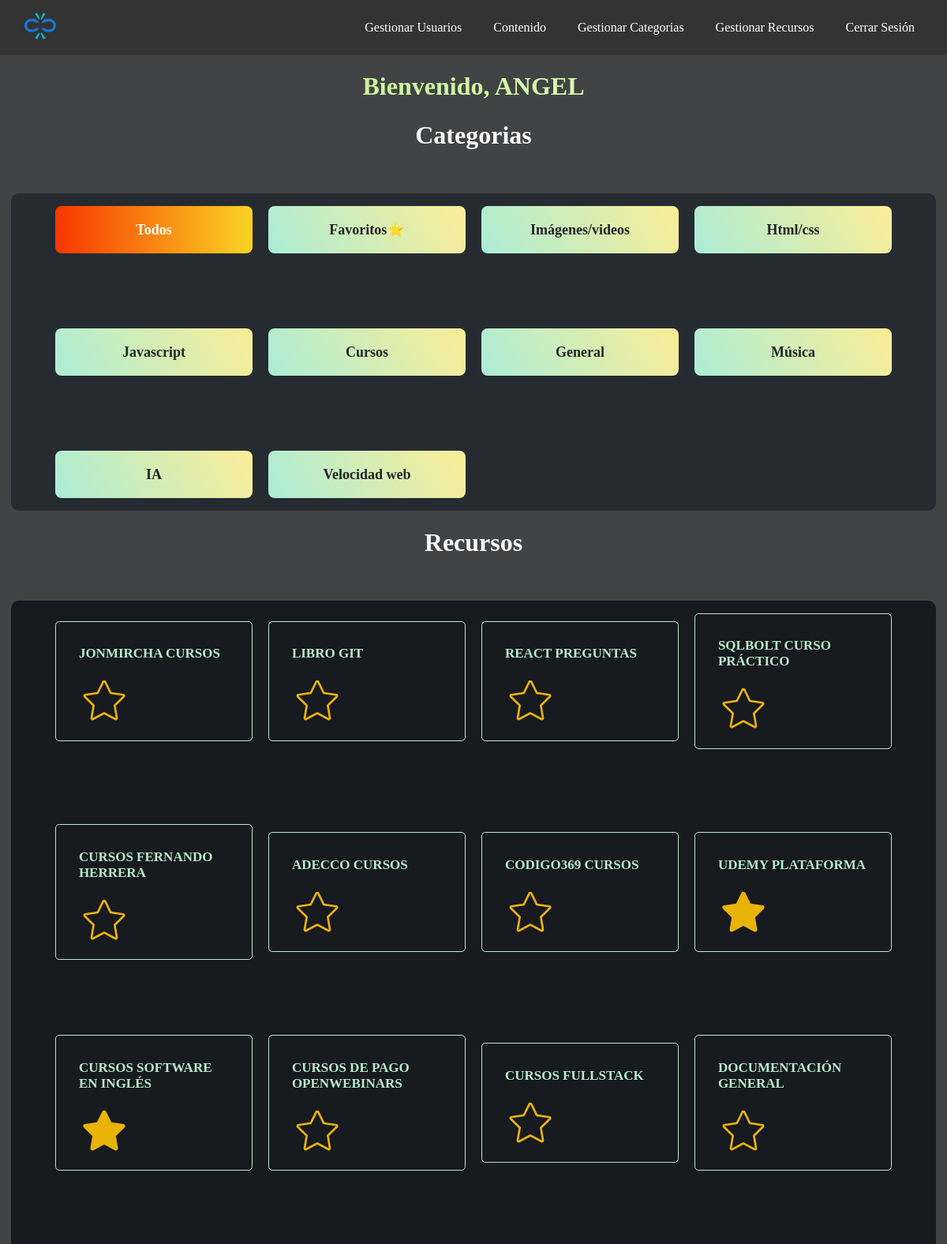
The app's page /inicio/contenido (signed in, upper part) with its own data.
### tables this page shows
CREATE TABLE `filtros` (
  `id` int(11) NOT NULL,
  `user_id` int(11) DEFAULT NULL,
  `categoria` varchar(50) DEFAULT NULL,
  `data_filter` varchar(50) DEFAULT NULL
);

CREATE TABLE `recursos` (
  `id` int(11) NOT NULL,
  `user_id` int(11) DEFAULT NULL,
  `subcategoria` varchar(255) DEFAULT NULL,
  `url` varchar(255) DEFAULT NULL,
  `clase` varchar(50) DEFAULT NULL,
  `favorito` enum('NO','SI') DEFAULT 'NO'
);

### controllers/InicioController.php (called while the page is built, shortened)
<?php
require_once 'models/filtro.php';
require_once 'models/recurso.php';
class InicioController{
    public function contenido(){
        $categoria = new Filtro;
        $categorias = $categoria->getAll();
        $recurso = new Recursos;
        $recursos = $recurso->getAll();
        require_once 'views/home/contenido.php';
    }
}
?>

### config/db.php (called while the page is built)
<?php
class Connect{
    public static function connect(){
        $db = new mysqli("localhost", "root", "", "links");
        $db->query("SET NAMES 'utf8'");
        return $db;
    }
}
?>

### models/filtro.php (called while the page is built, shortened)
<?php
class Filtro{
    private $db;
    public function __construct(){
        $this->db = Connect::connect();
    }
    public function getAll(){
        if(isset($_SESSION['identity'])){
            $user_id = $_SESSION['identity']->id;
            $categorias = $this->db->query("SELECT * FROM filtros WHERE user_id=$user_id;");
            return $categorias;
        }else{
            return null;
        }
    }
}
?>

### models/recurso.php (called while the page is built, shortened)
<?php
class Recursos{
    private $db;
    public function __construct(){
        $this->db = Connect::connect();
    }
    public function getAll(){
        if(isset($_SESSION['identity'])){
            $user_id = $_SESSION['identity']->id;
            $recursos = $this->db->query("SELECT * FROM recursos WHERE user_id=$user_id;");
            return $recursos;
        }else{
            return null;
        }
    }
}
?>

### views/home/contenido.php (the view, shortened to what this page needs)
<?php
require_once 'views/layout/header.php';
?>
<?php if (isset($_SESSION['identity'])): ?>
<h1 class="title" style="margin-top: 25px;">Categorias</h1>
<div id="filter-buttons" class="fila-grid configuracion-filtrador">
        <div class="filter active" data-filter="all">
            <p>Todos</p>
        </div>
        <div class="filter" data-filter="Favoritos⭐">
            <p>Favoritos⭐</p>
        </div>
    <?php while($cat = $categorias->fetch_object()): ?>
        <div class="filter" data-filter="<?=$cat->data_filter;?>">
            <p><?=$cat->categoria;?></p>
        </div>
    <?php endwhile; ?>
</div>
<h1 class="title">Recursos</h1>
<div id="resources" class="fila-grid configuracion">
    <?php while($recu = $recursos->fetch_object()): ?>
        <?php $favorito = ($recu->favorito == "SI") ? "Favoritos⭐" : ""; ?>
        <div class="button <?=$favorito;?>" data-filtered="<?=$recu->clase;?>" data-id="<?=$recu->id;?>">
            <a href="<?=$recu->url;?>" target="_blank">
                <p>
                    <?=$recu->subcategoria;?>
                </p>
                <?php if($recu->favorito == "NO"): ?>
                    <img class="btn-fav" data-id="<?=$recu->id;?>" src="<?=base_url?>assets/img/nofavorito.svg">
                <?php elseif($recu->favorito == "SI"): ?>
                    <img class="btn-fav" data-id="<?=$recu->id;?>" src="<?=base_url?>assets/img/favorito.svg">
                <?php endif; ?>
            </a>
        </div>
    <?php endwhile; ?>
</div>
<?php else: ?>
    <?=header("Location:".base_url."inicio/index");?>
<?php endif; ?>

### index.php (shortened to what this page needs)
<?php
require_once 'config/db.php';
if(isset($_GET['controller'])){
	$nombre_controlador = ucfirst($_GET['controller']) . 'Controller';
}else if(!isset($_GET['controller']) && (!isset($_GET['action']))){
	$nombre_controlador = action_default;
}
else{
	show_error();
	exit();
}
if(class_exists($nombre_controlador)){
	$controlador = new $nombre_controlador();
	if(isset($_GET['action']) && method_exists($controlador, $_GET['action'])){
		$action = $_GET['action'];
		$controlador->$action();
	}else if(!isset($_GET['action'])){
		$action_default = action_default;
		$controlador->$action_default();
	}
	else{
		show_error();
	}
}else{
	require_once 'views/home/inicio.php';
}
?>

### views/layout/header.php (shortened to what this page needs)
<!DOCTYPE html>
<html lang="en">
<head>
    <link rel="stylesheet" href="<?=base_url?>assets/css/styles.css">
</head>
<body>
    <nav class="navbar">
        <div class="logo">
            <img src="<?=base_url?>assets/img/FlatColorIconsBrokenLink.svg" alt="Logo">
        </div>
        <ul id="nav-menu" class="nav-menu">
            <?php if(isset($_SESSION['admin'])):?>
                <li><a href="<?=base_url?>usuario/index">Gestionar Usuarios</a></li>
            <?php endif;?>
            <?php if (!isset($_SESSION['identity'])): ?>
                <li><a href="<?=base_url?>inicio/index">Inicio</a></li>
                <li><a href="<?=base_url?>usuario/registro">Registrarse</a></li>
                <li><a href="<?=base_url?>usuario/login">Login</a></li>
            <?php else: ?>
                <li><a href="<?=base_url?>inicio/contenido">Contenido</a></li>
                <li><a href="<?=base_url?>filtro/index">Gestionar Categorias</a></li>
                <li><a href="<?=base_url?>recurso/index">Gestionar Recursos</a></li>
                <li><a href="<?=base_url?>usuario/logout">Cerrar Sesión</a></li>
            <?php endif; ?>
        </ul>
    </nav>
    <?php if(isset($_SESSION['identity'])):?>
        <h1 class="welcome">Bienvenido, <?= $_SESSION['identity']->username ?></h1>
    <?php endif;?>
</body>
</html>

### assets/css/styles.css (style rules this page uses)
body { margin: 0; padding: 0; box-sizing: border-box; overflow-x: hidden; touch-action: pan-y; background: #414345; color: #faf9f8; height: 100vh; }
a { text-decoration: none; color: inherit; }
.welcome { background: linear-gradient(45deg, #afed79, #f4ffd3); background-clip: text; -webkit-text-fill-color: transparent; font-size: 2em; text-align: center; }
.title { text-align: center; }
.configuracion { background-color: #171a1e; border-radius: 10px; padding: 16px; }
.configuracion-filtrador { background-color: #262b31; border-radius: 10px; padding: 16px; }
.fila-grid { display: grid; grid-template-columns: repeat(auto-fit,250px); gap: 95px 20px; justify-content: center; align-items: center; margin: 55px 14px 15px 14px; }
.button { --color: #B6ECCD; padding: 0.8em 1.7em; background-color: transparent; border-radius: .3em; position: relative; overflow: hidden; cursor: pointer; transition: .5s; font-size: 17px; border: 1px solid; font-family: inherit; text-transform: uppercase; color: var(--color); z-index: 1; font-weight: bold; }
.button::before, .button::after { content: ''; display: block; width: 50px; height: 50px; transform: translate(-50%, -50%); position: absolute; border-radius: 50%; z-index: -1; background-color: var(--color); transition: 1s ease; }
.button::before { top: -1em; left: -1em; }
.button::after { left: calc(100% + 1em); top: calc(100% + 1em); }
.filter { align-items: center; background-image: linear-gradient(60deg, #abecd6 0%, #fbed96 100%); border-radius: 8px; box-sizing: border-box; color: #232526; display: flex; font-size: 18px; justify-content: center; line-height: 1em; max-width: 100%; min-width: 140px; padding: 3px; text-decoration: none; user-select: none; -webkit-user-select: none; touch-action: manipulation; white-space: nowrap; cursor: pointer; transition: all .3s; font-weight: bold; }
.active { color: #FFFFFF; background-image: linear-gradient(to right, #f83600 0%, #f9d423 100%); }
nav.navbar { display: flex; justify-content: space-between; align-items: center; background-color: #333; padding: 10px 31px; }
.navbar .logo img { height: 40px; }
.navbar .nav-menu { list-style: none; display: flex; }
.navbar .nav-menu li { margin-left: 20px; }
.navbar .nav-menu a { color: #fff; text-decoration: none; padding: 5px 10px; }

### records on screen
filtros: categoria "Imágenes/videos"
filtros: categoria "Html/css"
filtros: categoria "Javascript"
filtros: categoria "Cursos"
filtros: categoria "General"
filtros: categoria "Música"
filtros: categoria "IA"
filtros: categoria "Velocidad web"
recursos: subcategoria "JONMIRCHA CURSOS"
recursos: subcategoria "LIBRO GIT"
recursos: subcategoria "REACT PREGUNTAS"
recursos: subcategoria "SQLBOLT CURSO PRÁCTICO"
recursos: subcategoria "CURSOS FERNANDO HERRERA"
recursos: subcategoria "ADECCO CURSOS"
recursos: subcategoria "CODIGO369 CURSOS"
recursos: subcategoria "UDEMY PLATAFORMA"
recursos: subcategoria "CURSOS SOFTWARE EN INGLÉS"
recursos: subcategoria "CURSOS DE PAGO OPENWEBINARS"
recursos: subcategoria "CURSOS FULLSTACK"
recursos: subcategoria "DOCUMENTACIÓN GENERAL"

### other values on screen
$_SESSION['identity']->username "ANGEL"
